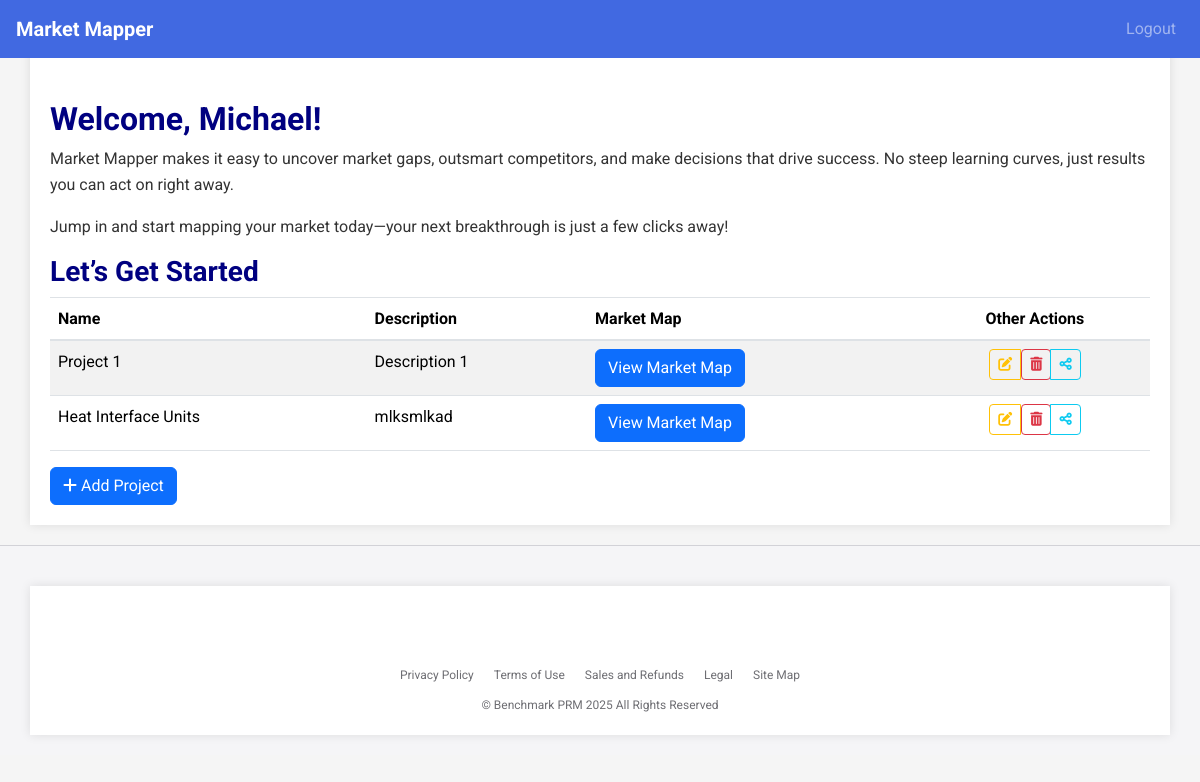
Page / (signed in) on the earlier database version.
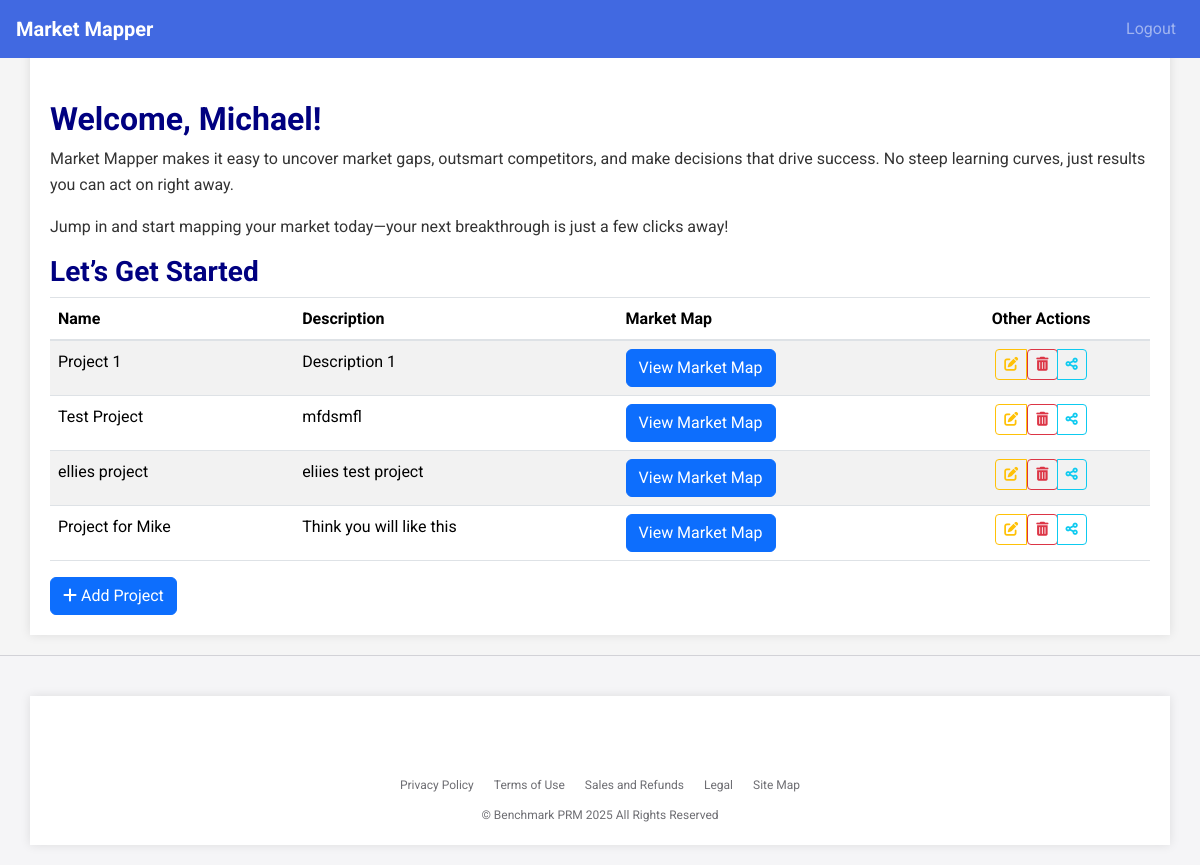
Same page on the later database version.
### app.py (models this page shows, shortened)
class User(db.Model, UserMixin):
    id = db.Column(db.Integer, primary_key=True)
    username = db.Column(db.String(20), unique=True, nullable=False)
    email = db.Column(db.String(120), unique=True, nullable=False)  # Added email field
    password_hash = db.Column(db.String(128), nullable=False)

class Project(db.Model):
    id = db.Column(db.Integer, primary_key=True)
    name = db.Column(db.String(100), nullable=False)
    description = db.Column(db.Text)
    user_id = db.Column(db.Integer, db.ForeignKey('user.id'), nullable=False)
    has_market_map = db.Column(db.Boolean, default=False)  # EXACTLY like this
    shared_users = db.relationship('User', secondary='project_user', backref='shared_projects')

### app.py (the view, shortened to what this page needs)
@app.route('/dashboard', methods=['GET', 'POST'])  # Crucial: Add methods=['GET', 'POST']
@app.route('/', methods=['GET', 'POST'])
@login_required
def dashboard():
    projects = Project.query.filter_by(user_id=current_user.id).all()
    shared_projects = Project.query.join(project_user).filter(
        project_user.c.user_id == current_user.id,
        project_user.c.status == 'accepted'
    ).all()
    pending_invitations = Project.query.join(project_user).filter(
        project_user.c.user_id == current_user.id,
        project_user.c.status == 'pending'
    ).all()
    pending_invitations_with_owners = [(project, User.query.get(project.user_id)) for project in pending_invitations]
    return render_template('dashboard.html', projects=projects, shared_projects=shared_projects, pending_invitations=pending_invitations_with_owners)

### app.py (called while the page is built)
@login_manager.user_loader
def load_user(user_id):
    return User.query.get(int(user_id))

### templates/dashboard.html (shortened to what this page needs)
{% extends 'base.html' %}
{% block content %}
<h1>Welcome, {{ current_user.username }}!</h1>
<p>Market Mapper makes it easy to uncover market gaps, outsmart competitors, and make decisions that drive success. No steep learning curves, just results you can act on right away.</p>
<p>Jump in and start mapping your market today—your next breakthrough is just a few clicks away!</p>
<h2>Let’s Get Started</h2>
{% if projects or shared_projects %}
<table class="table table-striped">
    <thead>
        <tr>
            <th>Name</th>
            <th>Description</th>
            <th>Market Map</th>
            <th class="text-center">Other Actions</th>
        </tr>
    </thead>
    <tbody>
        {% for project in projects %}
        <tr>
            <td>{{ project.name }}</td>
            <td>{{ project.description }}</td>
            <td>
                {% if project.has_market_map %}
                    <a href="{{ url_for('market_map', project_id=project.id) }}" class="btn btn-primary">View Market Map</a>
                {% else %}
                    <a href="{{ url_for('manage_market_book', project_id=project.id) }}" class="btn btn-primary">Create Market Map</a>
                {% endif %}
            </td>
            <td class="text-center">
                <div class="btn-group">
                    <a href="{{ url_for('edit_project', project_id=project.id) }}" class="btn btn-sm btn-outline-warning" title="Edit"><i class="fas fa-edit"></i></a>
                    <form method="POST" action="{{ url_for('delete_project', project_id=project.id) }}" onsubmit="return confirm('Are you sure you want to delete this project?')">
                        <button type="submit" class="btn btn-sm btn-outline-danger" title="Delete"><i class="fas fa-trash-alt"></i></button>
                    </form>
                    <button type="button" class="btn btn-sm btn-outline-info" title="Share" data-toggle="modal" data-target="#shareModal{{ project.id }}"><i class="fas fa-share-alt"></i></button>
                </div>
            </td>
        </tr>
        {% endfor %}
        {% for project in shared_projects %}
        <tr>
            <td>{{ project.name }}</td>
            <td>{{ project.description }}</td>
            <td>
                {% if project.has_market_map %}
                    <a href="{{ url_for('market_map', project_id=project.id) }}" class="btn btn-primary">View Market Map</a>
                {% else %}
                    <a href="{{ url_for('manage_market_book', project_id=project.id) }}" class="btn btn-primary">Create Market Map</a>
                {% endif %}
            </td>
            <td class="text-center">
                <div class="btn-group">
                    <a href="{{ url_for('edit_project', project_id=project.id) }}" class="btn btn-sm btn-outline-warning" title="Edit"><i class="fas fa-edit"></i></a>
                    <form method="POST" action="{{ url_for('delete_project', project_id=project.id) }}" onsubmit="return confirm('Are you sure you want to remove this project from your dashboard?')">
                        <button type="submit" class="btn btn-sm btn-outline-danger" title="Remove"><i class="fas fa-trash-alt"></i></button>
                    </form>
                    <button type="button" class="btn btn-sm btn-outline-info" title="Share" data-toggle="modal" data-target="#shareModal{{ project.id }}"><i class="fas fa-share-alt"></i></button>
                </div>
            </td>
        </tr>
        {% endfor %}
    </tbody>
</table>
{% else %}
<p>No projects yet.</p>
{% endif %}
<button id="addProjectButton" class="btn btn-primary"><i class="fas fa-plus"></i> Add Project</button>
{% endblock %}

### templates/base.html (shortened to what this page needs)
<!DOCTYPE html>
<html lang="en">
<head>
    <link rel="stylesheet" href="https://stackpath.bootstrapcdn.com/bootstrap/4.5.2/css/bootstrap.min.css">
    <link rel="stylesheet" href="https://cdnjs.cloudflare.com/ajax/libs/font-awesome/6.0.0/css/all.min.css">
    <link href="https://cdn.jsdelivr.net/npm/bootstrap@5.3.2/dist/css/bootstrap.min.css" rel="stylesheet">
</head>
<body>
    <nav class="navbar navbar-expand-lg navbar-dark justify-content-between">
        <a class="navbar-brand" href="/">
            <span>Market Mapper</span>
        </a>
        <div>
            <ul class="navbar-nav">
                {% if current_user.is_authenticated %}
                    <li class="nav-item">
                        <a class="nav-link" href="{{ url_for('logout') }}">Logout</a>
                    </li>
                {% endif %}
            </ul>
        </div>
    </nav>
    <div class="container">
        {% block content %}{% endblock %}
    </div>
    <footer class="footer">
        <div class="container">
            <ul class="footer-links">
                <li><a href="#">Privacy Policy</a></li>
                <li><a href="#">Terms of Use</a></li>
                <li><a href="#">Sales and Refunds</a></li>
                <li><a href="#">Legal</a></li>
                <li><a href="#">Site Map</a></li>
            </ul>
            <div class="footer-copyright">
                &copy; Benchmark PRM 2025 All Rights Reserved
            </div>
        </div>
    </footer>
</body>
</html>

### templates/base.html (style rules this page uses)
body { font-family: 'Roboto', sans-serif; background-color: #F5F5F5; color: #333333; line-height: 1.6; margin: 0; }
h1, h2, h3 { color: #000080; font-weight: 700; }
h1 { font-size: 32px; }
h2 { font-size: 28px; }
a { color: #4169E1; }
.navbar { background-color: #4169E1; padding: 0.5rem 1rem; position: fixed; width: 100%; top: 0; z-index: 100; }
.navbar-brand { display: flex; align-items: center; }
.navbar-brand span { font-weight: bold; font-size: 1.25rem; }
.container { background-color: #FFFFFF; padding: 20px; margin-top: 20px; box-shadow: 0 0 10px rgba(0,0,0,0.1); padding-top: 80px; }
.footer { background-color: #f5f5f7; color: #6e6e73; padding: 20px 0; font-size: 12px; border-top: 1px solid #d2d2d7; width: 100%; margin-top: 20px; }
.footer-links { list-style: none; padding: 0; margin: 0; display: flex; justify-content: center; }
.footer-links li { margin: 0 10px; }
.footer-links a { color: #6e6e73; text-decoration: none; }
.footer-copyright { margin-top: 10px; text-align: center; }

Differences in the rows shown:
no longer on this page (row edited): Project: name "Heat Interface Units", description "mlksmlkad", shown under "Let’s Get Started"
added Project: name "Test Project", description "mfdsmfl", shown under "Let’s Get Started"
added Project: name "ellies project", description "eliies test project", shown under "Let’s Get Started"
added Project: name "Project for Mike", description "Think you will like this"
